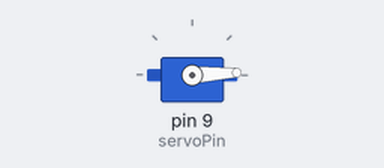
Bench run of a sketch on a simulated Arduino Uno, built with avr-gcc and run on an emulated ATmega328P. On the bench: servo.

Above: at 0.05 s.
At 1.3 s:
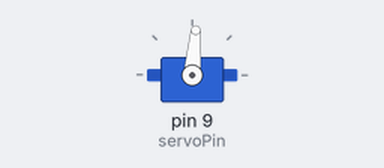
At 2.6 s:
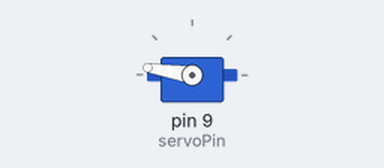
At 5.2 s:
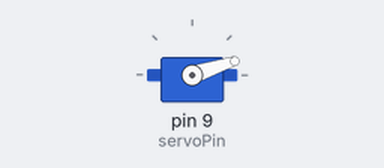
Timing chart, 0 to 7.1 s (numbered marks = the images above):
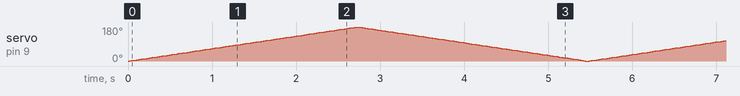

The sketch:

lab9_servo.ino
```cpp
#include<Servo.h>
Servo servo;

#define servoPin 9
#define wait 15
int pos = 0; // Begin position
int maxPos = 180; // Max position

void setup()
{
    servo.attach(servoPin);
}

void loop()
{
    // Go from 0 to 180
    for(; pos<=maxPos; pos++)
    {
        servo.write(pos);
        delay(wait);
    }

    // Go from 180 to 0
    for(pos=maxPos; pos>=0; pos--)
    {
        servo.write(pos);
        delay(wait);
    }
}
```
